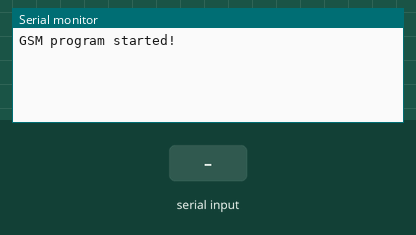
The sketch below on a simulated Arduino Uno, built with avr-gcc and run on an emulated ATmega328P. On the bench: the last lines printed to the serial monitor. The inputs (shaded band) are chosen by the test bench. The modem accepts every AT command (registered, SIM ready, sends succeed) and sends nothing else.

Above: at 1.2 s.
1.3 s: "#" received over Serial
At 1.9 s:
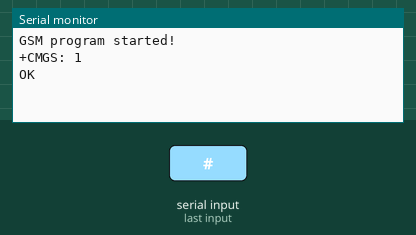
2.8 s: "#" received over the second serial link
At 3.7 s:
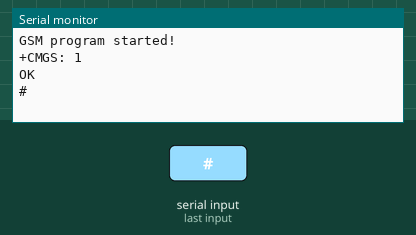
4.3 s: "1" received over the second serial link
At 4.8 s:
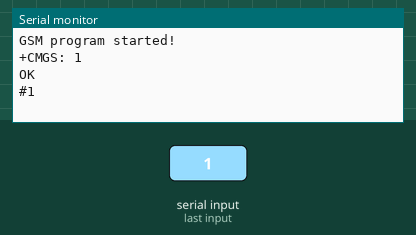

The sketch:

Arduinoggsm.ino
```cpp
#include<SoftwareSerial.h>
SoftwareSerial gsm (3, 4);
void setup()
{
  Serial.begin(9600);
  gsm.begin(9600);
  Serial.println("GSM program started!");
}

void loop()
{
  if (gsm.available())
  {
    Serial.write(gsm.read());
  }
  if (Serial.available())
  {
    byte a = Serial.read();
    if (a == '#')//to send
    {
      gsm.write(0x1a);
    }
    else
    {
      gsm.write(a);
    }
  }
}
```

Measured:
- after the input at 1.3 s, the serial monitor: prints a new line at once (image 1)
- after the input at 2.8 s, the serial monitor: prints a new line at once (image 2)
- after the input at 4.3 s, the serial monitor: prints a new line at once (image 3)
